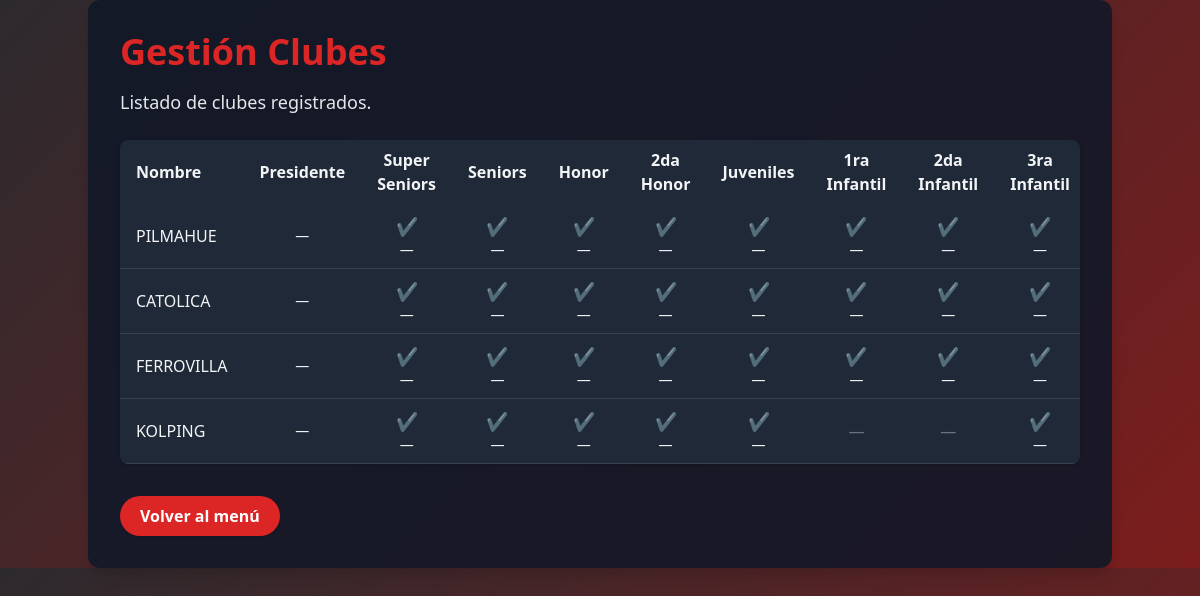
The page /clubes/ on the database as committed earlier.
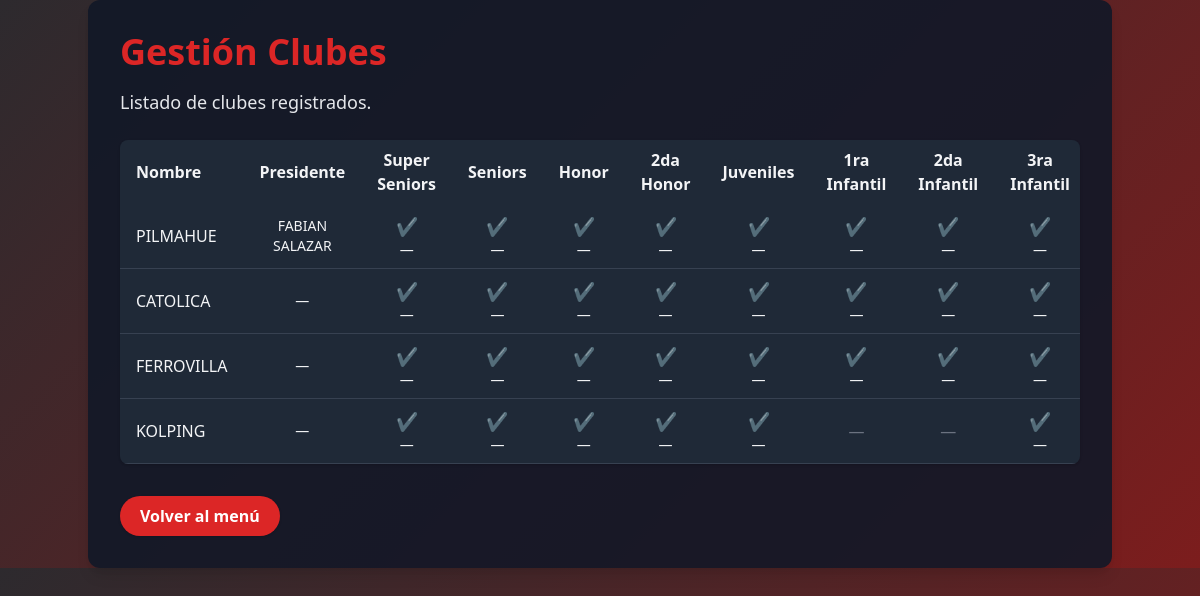
The same page on the database as committed later.
### app_main/models.py (models this page shows, shortened)
class Clubes(models.Model):
    club = models.CharField(max_length=100, unique=True)
    super_seniors = models.BooleanField(default=False)
    seniors = models.BooleanField(default=False)
    honor = models.BooleanField(default=False)
    segunda_honor = models.BooleanField(default=False)
    juveniles = models.BooleanField(default=False)
    primera_infantil = models.BooleanField(default=False)
    segunda_infantil = models.BooleanField(default=False)
    tercera_infantil = models.BooleanField(default=False)
    femenino = models.BooleanField(default=False)

class EncargadoSerie(models.Model):
    club = models.OneToOneField('Clubes', on_delete=models.CASCADE, related_name='encargado')
    presidente = models.CharField(max_length=100, blank=True, default="")
    super_seniors = models.CharField(max_length=100, blank=True, default="")
    seniors = models.CharField(max_length=100, blank=True, default="")
    honor = models.CharField(max_length=100, blank=True, default="")
    segunda_honor = models.CharField(max_length=100, blank=True, default="")
    juveniles = models.CharField(max_length=100, blank=True, default="")
    primera_infantil = models.CharField(max_length=100, blank=True, default="")
    segunda_infantil = models.CharField(max_length=100, blank=True, default="")
    tercera_infantil = models.CharField(max_length=100, blank=True, default="")
    femenino = models.CharField(max_length=100, blank=True, default="")

### app_main/views.py (the view)
# urls.py: path('clubes/', views.clubes, name='clubes'),
def clubes(request):
    clubes = Clubes.objects.all()
    return render(request, 'clubes.html', {'clubes': clubes})

### app_main/templates/clubes.html (shortened to what the changed rows need)
{% load static %}
<!DOCTYPE html>
<html lang="es">
<head>
    <link href="https://cdn.jsdelivr.net/npm/tailwindcss@2.2.19/dist/tailwind.min.css" rel="stylesheet"/>
</head>
<body class="text-gray-100">
    <div class="container mx-auto p-8 bg-gray-900 bg-opacity-90 rounded-xl shadow-lg">
        <h1 class="text-4xl font-extrabold mb-4 text-red-600 drop-shadow">Gestión Clubes</h1>
        <div class="overflow-x-auto rounded-lg shadow">
            <table class="min-w-full bg-gray-800 text-gray-100">
                <thead>
                    <tr>
                        <th class="px-4 py-2 text-left">Nombre</th>
                        <th class="px-4 py-2 text-center">Presidente</th>
                        <th class="px-4 py-2 text-center">Super Seniors</th>
                        <th class="px-4 py-2 text-center">Seniors</th>
                        <th class="px-4 py-2 text-center">Honor</th>
                        <th class="px-4 py-2 text-center">2da Honor</th>
                        <th class="px-4 py-2 text-center">Juveniles</th>
                        <th class="px-4 py-2 text-center">1ra Infantil</th>
                        <th class="px-4 py-2 text-center">2da Infantil</th>
                        <th class="px-4 py-2 text-center">3ra Infantil</th>
                    </tr>
                </thead>
                <tbody>
                    {% for club in clubes %}
                    <tr class="border-b border-gray-700">
                        <td class="px-4 py-2">{{ club.club }}</td>
                        <td class="px-2 py-2 text-center">
                            <div data-club-id="{{ club.id }}" data-serie="presidente" class="text-sm">
                                {{ club.encargado.presidente|default:"—" }}
                            </div>
                        </td>
                        <td class="px-2 py-2 text-center">
                            {% if club.super_seniors %}
                                <div class="text-green-400 text-lg">✔️</div>
                                <div data-club-id="{{ club.id }}" data-serie="super_seniors" class="text-sm">
                                    {{ club.encargado.super_seniors|default:"—" }}
                                </div>
                            {% else %}
                                <div class="text-gray-500">—</div>
                            {% endif %}
                        </td>
                        <td class="px-2 py-2 text-center">
                            {% if club.seniors %}
                                <div class="text-green-400 text-lg">✔️</div>
                                <div data-club-id="{{ club.id }}" data-serie="seniors" class="text-sm">
                                    {{ club.encargado.seniors|default:"—" }}
                                </div>
                            {% else %}
                                <div class="text-gray-500">—</div>
                            {% endif %}
                        </td>
                        <td class="px-2 py-2 text-center">
                            {% if club.honor %}
                                <div class="text-green-400 text-lg">✔️</div>
                                <div data-club-id="{{ club.id }}" data-serie="honor" class="text-sm">
                                    {{ club.encargado.honor|default:"—" }}
                                </div>
                            {% else %}
                                <div class="text-gray-500">—</div>
                            {% endif %}
                        </td>
                        <td class="px-2 py-2 text-center">
                            {% if club.segunda_honor %}
                                <div class="text-green-400 text-lg">✔️</div>
                                <div data-club-id="{{ club.id }}" data-serie="segunda_honor" class="text-sm">
                                    {{ club.encargado.segunda_honor|default:"—" }}
                                </div>
                            {% else %}
                                <div class="text-gray-500">—</div>
                            {% endif %}
                        </td>
                        <td class="px-2 py-2 text-center">
                            {% if club.juveniles %}
                                <div class="text-green-400 text-lg">✔️</div>
                                <div data-club-id="{{ club.id }}" data-serie="juveniles" class="text-sm">
                                    {{ club.encargado.juveniles|default:"—" }}
                                </div>
                            {% else %}
                                <div class="text-gray-500">—</div>
                            {% endif %}
                        </td>
                        <td class="px-2 py-2 text-center">
                            {% if club.primera_infantil %}
                                <div class="text-green-400 text-lg">✔️</div>
                                <div data-club-id="{{ club.id }}" data-serie="primera_infantil" class="text-sm">
                                    {{ club.encargado.primera_infantil|default:"—" }}
                                </div>
                            {% else %}
                                <div class="text-gray-500">—</div>
                            {% endif %}
                        </td>
                        <td class="px-2 py-2 text-center">
                            {% if club.segunda_infantil %}
                                <div class="text-green-400 text-lg">✔️</div>
                                <div data-club-id="{{ club.id }}" data-serie="segunda_infantil" class="text-sm">
                                    {{ club.encargado.segunda_infantil|default:"—" }}
                                </div>
                            {% else %}
                                <div class="text-gray-500">—</div>
                            {% endif %}
                        </td>
                        <td class="px-2 py-2 text-center">
                            {% if club.tercera_infantil %}
                                <div class="text-green-400 text-lg">✔️</div>
                                <div data-club-id="{{ club.id }}" data-serie="tercera_infantil" class="text-sm">
                                    {{ club.encargado.tercera_infantil|default:"—" }}
                                </div>
                            {% else %}
                                <div class="text-gray-500">—</div>
                            {% endif %}
                        </td>
                    </tr>
                    {% empty %}
                    <tr>
                        <td colspan="{% if user.is_authenticated %}12{% else %}11{% endif %}" class="px-4 py-4 text-center text-gray-400">No hay clubes registrados.</td>
                    </tr>
                    {% endfor %}
                </tbody>
            </table>
        </div>
    </div>
</body>
</html>

Rows that differ between the two databases and show on the page:
changed through a linked row, Clubes "PILMAHUE": encargado.presidente "—" → "FABIAN SALAZAR"
